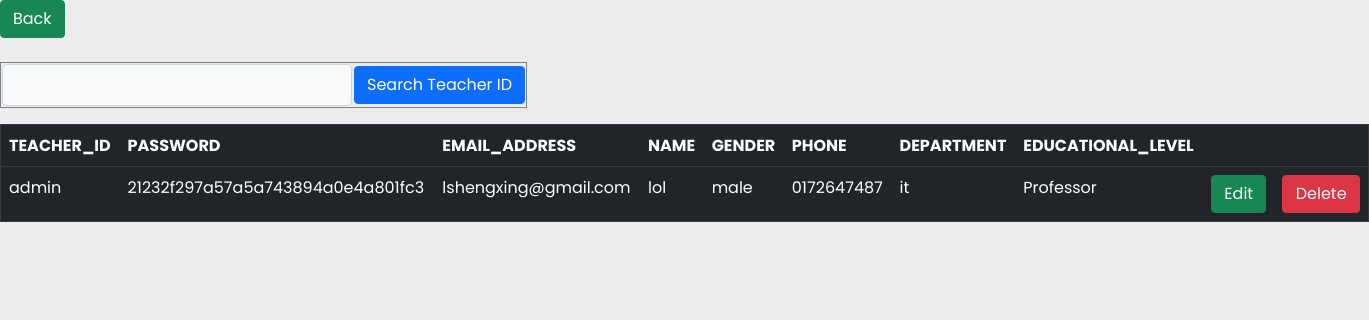
Screenshot of /viewTeacher.php (signed in) with the database file from the repository.
### tables this page shows
CREATE TABLE `teacher` (
  `TEACHER_ID` varchar(100) NOT NULL,
  `PASSWORD` varchar(40) NOT NULL,
  `EMAIL_ADDRESS` varchar(40) NOT NULL,
  `NAME` varchar(100) NOT NULL,
  `GENDER` varchar(10) DEFAULT NULL,
  `PHONE` varchar(11) NOT NULL,
  `DEPARTMENT` varchar(11) NOT NULL,
  `EDUCATIONAL_LEVEL` enum('Professor','Master','Degree') DEFAULT NULL
);

### viewTeacher.php (the view, shortened to what this page needs)
<head>
    <link href="https://cdn.jsdelivr.net/npm/bootstrap@5.1.3/dist/css/bootstrap.min.css" rel="stylesheet">
</head>
</head>
<td><input type="submit" name="back" value="Back" id="back" onclick ="window.location.href = 'adminMain.php'" class="btn btn-md btn-success w-0 fs-6"></td></tr>
<?php
include("dbCon2.php");
echo '<form id="form3"action="'.$_SERVER['PHP_SELF'].'" method="post"><table border="1"><br><tr><td>
<input type="text" name="searchquery"  class="form-control form-control-lg bg-light fs-6"></td>
<td><input type="submit" name="search" value="Search Teacher ID" id="search" class="btn btn-md btn-primary w-100 fs-6"></tr></table></form>';
$query = mysqli_query($link, "SELECT * FROM teacher ");
		echo '<table border="1" id="record"  class="table table-dark"><tr>
			<th>TEACHER_ID</th> <th>PASSWORD</th> <th>EMAIL_ADDRESS</th> <th>NAME</th> <th>GENDER</th>
			<th>PHONE</th> <th>DEPARTMENT</th> <th>EDUCATIONAL_LEVEL</th><th></th><th></th>
		</tr>';
		while($row = mysqli_fetch_array($query)){
			echo '<tr>
				<td>'.$row['TEACHER_ID'].'</td>
				<td>'.$row['PASSWORD'].'</td>
				<td>'.$row['EMAIL_ADDRESS'].'</td>
				<td>'.$row['NAME'].'</td>
				<td>'.$row['GENDER'].'</td>
				<td>'.$row['PHONE'].'</td>
				<td>'.$row['DEPARTMENT'].'</td>
				<td>'.$row['EDUCATIONAL_LEVEL'].'
				<td><input type="button" onclick="window.location = \'teacherEdit.php?TEACHER_ID='.$row['TEACHER_ID'].'\'"
				value="Edit" class="btn btn-md btn-success w-100 fs-6"></td>
				<td><input type="button" onclick="window.location = \'teacherDelete.php?TEACHER_ID='.$row['TEACHER_ID'].'\'"
				value="Delete" class="btn btn-md btn-danger w-100 fs-6"></td>
				</td>
				</tr>';
		}
		echo '</table>';
?>

### viewTeacher.php (style rules this page uses)
::placeholder { font-size: 16px; }

### rows the page displays
teacher: TEACHER_ID "admin", PASSWORD "21232f297a57a5a743894a0e4a801fc3", EMAIL_ADDRESS "lshengxing@gmail.com", NAME "lol", GENDER "male", PHONE "0172647487", DEPARTMENT "it", EDUCATIONAL_LEVEL "Professor"
